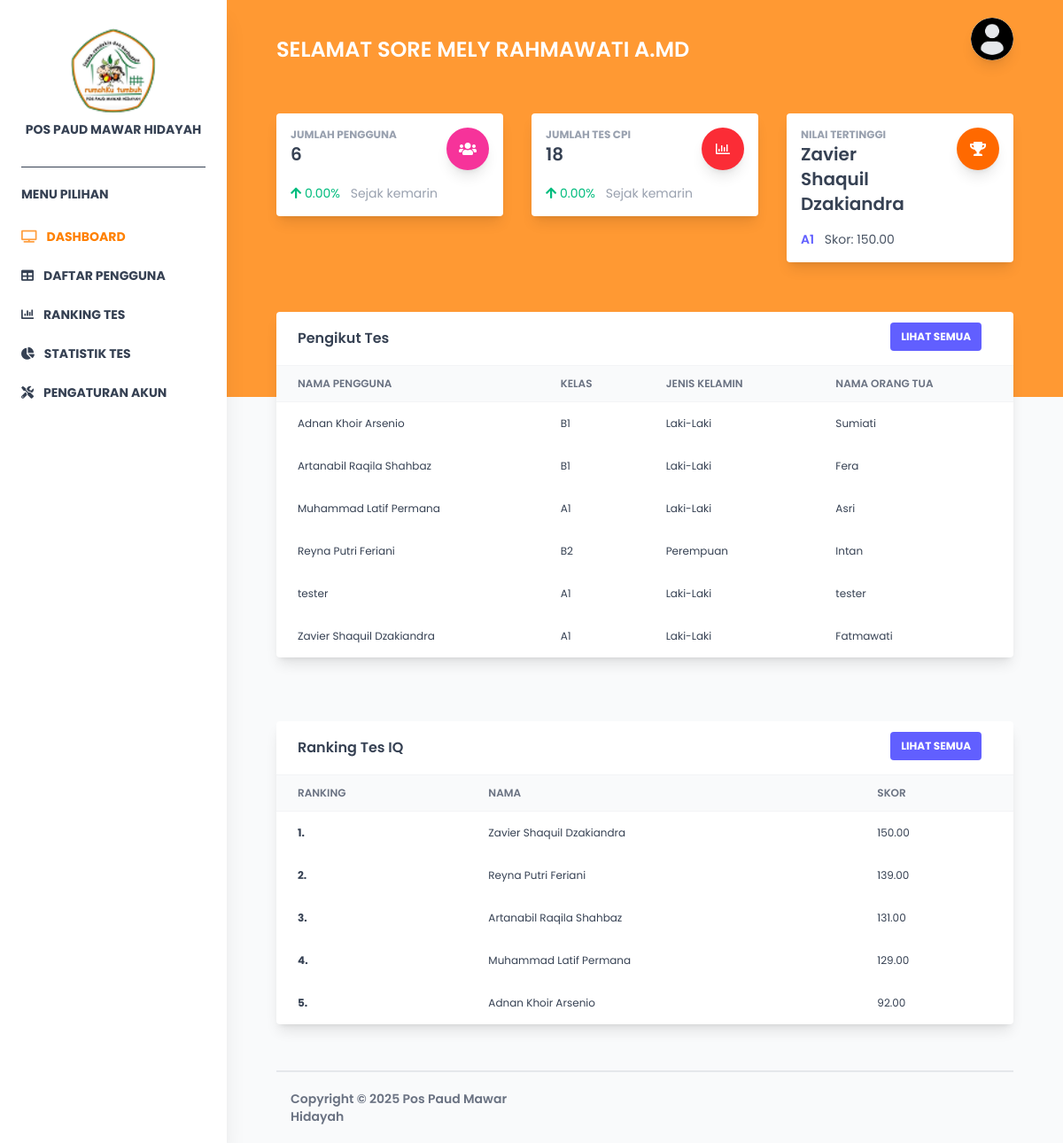
Page /pages/admin/dashboard.php (signed in) on the committed database.
### tables this page shows
CREATE TABLE `pengguna_detail` (
  `user_id` int NOT NULL,
  `nama_anak` varchar(50) NOT NULL,
  `kelas` enum('A1','B1','B2') NOT NULL,
  `jenis_kelamin` enum('Laki-Laki','Perempuan') NOT NULL,
  `nama_orangtua` varchar(50) NOT NULL,
  `nomor_telepon` varchar(25) NOT NULL,
  `created_at` datetime DEFAULT CURRENT_TIMESTAMP
);

### config/config.php (called while the page is built, shortened)
<?php
function getGreeting()
{
    $hour = date('H');
    if ($hour >= 5 && $hour < 11) {
        return "Selamat Pagi";
    } elseif ($hour >= 11 && $hour < 15) {
        return "Selamat Siang";
    } elseif ($hour >= 15 && $hour < 18) {
        return "Selamat Sore";
    } else {
        return "Selamat Malam";
    }
}
function getJumlahPengguna($connect)
{
    $result = mysqli_query($connect, "SELECT COUNT(*) as total FROM pengguna_detail");
    $data = mysqli_fetch_assoc($result);
    return $data['total'];
}
function getPenggunaBaruHariIni($connect)
{
    $hari_ini = date('Y-m-d');
    $result = mysqli_query($connect, "SELECT COUNT(*) as total FROM pengguna_detail WHERE DATE(created_at) = '$hari_ini'");
    $data = mysqli_fetch_assoc($result);
    return $data['total'];
}
function hitungPersentasePengguna($jumlah_total, $jumlah_baru)
{
    $jumlah_lama = $jumlah_total - $jumlah_baru;
    return $jumlah_lama > 0 ? ($jumlah_baru / $jumlah_lama) * 100 : 100;
}
function getStatTesCPI($connect)
{
    $today = date('Y-m-d');
    $yesterday = date('Y-m-d', strtotime('-1 day'));
    $result_today = mysqli_query($connect, "SELECT COUNT(*) as total FROM hasil_cpi WHERE DATE(tanggal_tes) = '$today'");
    $result_yesterday = mysqli_query($connect, "SELECT COUNT(*) as total FROM hasil_cpi WHERE DATE(tanggal_tes) = '$yesterday'");
    $result_total = mysqli_query($connect, "SELECT COUNT(*) as total FROM hasil_cpi");
    $total_yesterday = mysqli_fetch_assoc($result_yesterday)['total'];
    $total_all = mysqli_fetch_assoc($result_total)['total'];
    $persentase = 0;
    $ikon = 'fa-arrow-up';
    $warna = 'text-emerald-500';
    return [
        'jumlah_tes' => $total_all,
        'persentase' => $persentase,
        'ikon' => $ikon,
        'warna' => $warna
    ];
}
function getPengikutTes($connect)
{
    return mysqli_query($connect, "SELECT nama_anak, kelas, jenis_kelamin, nama_orangtua FROM pengguna_detail ORDER BY nama_anak ASC");
}
function getRankingTertinggi($connect, $limit = 5)
{
    $query = "
    SELECT pd.nama_anak, pd.kelas, pd.jenis_kelamin, hc.nilai_cpi
    FROM hasil_cpi hc
    INNER JOIN (
        SELECT user_id, MAX(tanggal_tes) as latest
        FROM hasil_cpi
        GROUP BY user_id
    ) latest_hc ON hc.user_id = latest_hc.user_id AND hc.tanggal_tes = latest_hc.latest
    INNER JOIN pengguna_detail pd ON pd.user_id = hc.user_id
    ORDER BY hc.nilai_cpi DESC
    LIMIT $limit";
    return mysqli_query($connect, $query);
}
function getNilaiTertinggi($connect)
{
    $query = "
    SELECT pd.nama_anak, pd.kelas, hc.nilai_cpi
    FROM hasil_cpi hc
    INNER JOIN (
    SELECT user_id, MAX(tanggal_tes) AS latest
    FROM hasil_cpi
    GROUP BY user_id
    ) latest_hc ON hc.user_id = latest_hc.user_id AND hc.tanggal_tes = latest_hc.latest
    INNER JOIN pengguna_detail pd ON pd.user_id = hc.user_id
    ORDER BY hc.nilai_cpi DESC
    LIMIT 1 ";
    $result = mysqli_query($connect, $query);
    return mysqli_fetch_assoc($result);
}

### pages/admin/dashboard.php (the view, shortened to what this page needs)
<?php
include '../../config/config.php';
$pengguna = $_SESSION['admin'];
$greeting = getGreeting();
$jumlah_pengguna = getJumlahPengguna($connect);
$pengguna_baru = getPenggunaBaruHariIni($connect);
$persentase = hitungPersentasePengguna($jumlah_pengguna, $pengguna_baru);
$ikon_tren = $persentase >= 0 ? 'fa-arrow-up' : 'fa-arrow-down';
$warna_tren = $persentase >= 0 ? 'text-emerald-500' : 'text-orange-500';
$tes = getStatTesCPI($connect);
$jumlah_tes = $tes['jumlah_tes'];
$persentase_tes = $tes['persentase'];
$ikon_tes = $tes['ikon'];
$warna_tes = $tes['warna'];
$query_pengikut = getPengikutTes($connect);
$query_ranking = getRankingTertinggi($connect);
$data_tertinggi = getNilaiTertinggi($connect);
?>
<!DOCTYPE html>
<html>
<head>
  <link rel="stylesheet" href="https://cdnjs.cloudflare.com/ajax/libs/Chart.js/2.9.3/Chart.min.css" />
  <link rel="stylesheet" href="../../assets/vendor/@fortawesome/fontawesome-free/css/all.min.css" />
  <link rel="stylesheet" href="../../src/styles/style.css" />
</head>
<body class="font-[poppins] text-gray-700 antialiased">
  <div id="root">
    <?php include '../../components/admin/Navbar.php'; ?>
    <div class="relative md:ml-64 bg-gray-50">
      <nav class="absolute top-0 left-0 w-full z-10 bg-transparent md:flex-row md:flex-nowrap md:justify-start flex items-center p-4">
        <div class="w-full mx-autp items-center flex justify-between md:flex-nowrap flex-wrap md:px-10 px-4">
          <a class="text-white text-2xl uppercase hidden lg:inline-block font-semibold mt-6"> <?= $greeting ?> <?= htmlspecialchars($pengguna['nama_admin']) ?></a>
          <?php include '../../components/admin/Profile.php'; ?>
        </div>
      </nav>
      <div class="relative bg-secondary-400 md:pt-32 pb-32 pt-12">
        <div class="px-4 md:px-10 mx-auto w-full">
          <div>
            <div class="flex flex-wrap justify-center gap-y-4">
              <div class="w-full lg:w-4/12 px-4">
                <div class="relative flex flex-col min-w-0 break-words bg-white rounded mb-6 shadow-lg">
                  <div class="flex-auto p-4">
                    <div class="flex flex-wrap">
                      <div class="relative w-full pr-4 max-w-full flex-grow flex-1">
                        <h5 class="text-gray-400 uppercase font-bold text-xs">Jumlah Pengguna</h5>
                        <span class="font-semibold text-xl text-gray-700"><?= $jumlah_pengguna ?></span>
                      </div>
                      <div class="relative w-auto pl-4 flex-initial">
                        <div class="text-white p-3 text-center inline-flex items-center justify-center w-12 h-12 shadow-lg rounded-full bg-pink-500">
                          <i class="fas fa-users"></i>
                        </div>
                      </div>
                    </div>
                    <p class="text-sm text-gray-400 mt-4">
                      <span class="<?= $warna_tren ?> mr-2">
                        <i class="fas <?= $ikon_tren ?>"></i>
                        <?= number_format($persentase, 2) ?>%
                      </span>
                      <span class="whitespace-nowrap"> Sejak kemarin </span>
                    </p>
                  </div>
                </div>
              </div>
              <div class="w-full lg:w-4/12 px-4">
                <div class="relative flex flex-col min-w-0 break-words bg-white rounded mb-6 shadow-lg">
                  <div class="flex-auto p-4">
                    <div class="flex flex-wrap">
                      <div class="relative w-full pr-4 max-w-full flex-grow flex-1">
                        <h5 class="text-gray-400 uppercase font-bold text-xs">Jumlah Tes CPI</h5>
                        <span class="font-semibold text-xl text-gray-700"><?= $jumlah_tes ?></span>
                      </div>
                      <div class="relative w-auto pl-4 flex-initial">
                        <div class="text-white p-3 text-center inline-flex items-center justify-center w-12 h-12 shadow-lg rounded-full bg-red-500">
                          <i class="far fa-chart-bar"></i>
                        </div>
                      </div>
                    </div>
                    <p class="text-sm text-gray-400 mt-4">
                      <span class="<?= $warna_tes ?> mr-2">
                        <i class="fas <?= $ikon_tes ?>"></i>
                        <?= number_format($persentase_tes, 2) ?>%
                      </span>
                      <span class="whitespace-nowrap"> Sejak kemarin </span>
                    </p>
                  </div>
                </div>
              </div>
              <div class="w-full lg:w-4/12 px-4">
                <div class="relative flex flex-col min-w-0 break-words bg-white rounded mb-6 shadow-lg">
                  <div class="flex-auto p-4">
                    <div class="flex flex-wrap">
                      <div class="relative w-full pr-4 max-w-full flex-grow flex-1">
                        <h5 class="text-gray-400 uppercase font-bold text-xs">Nilai Tertinggi</h5>
                        <span class="font-semibold text-xl text-gray-700">
                          <?= htmlspecialchars($data_tertinggi['nama_anak'] ?? '-') ?>
                        </span>
                      </div>
                      <div class="relative w-auto pl-4 flex-initial">
                        <div class="text-white p-3 text-center inline-flex items-center justify-center w-12 h-12 shadow-lg rounded-full bg-orange-500">
                          <i class="fas fa-trophy"></i>
                        </div>
                      </div>
                    </div>
                    <p class="text-sm text-gray-400 mt-4">
                      <span class="text-indigo-500 font-semibold"><?= htmlspecialchars($data_tertinggi['kelas'] ?? '-') ?></span>
                      <span class="ml-2 text-gray-600">Skor: <?= $data_tertinggi['nilai_cpi'] ?? '-' ?></span>
                    </p>
                  </div>
                </div>
              </div>
            </div>
          </div>
        </div>
      </div>
      <div class="px-4 md:px-10 mx-auto w-full -m-24">
        <div class="flex flex-wrap mb-3">
          <div class="w-full xl:w-8/12 mb-12 xl:mb-0 px-4">
            <div class="relative flex flex-col min-w-0 break-words bg-white w-full mb-6 shadow-lg rounded">
              <div class="rounded-t mb-0 px-4 py-3 border-0">
                <div class="flex flex-wrap items-center">
                  <div class="relative w-full px-2 max-w-full flex-grow flex-1">
                    <h3 class="font-semibold text-base text-gray-700">Pengikut Tes</h3>
                  </div>
                  <div class="relative w-full px-4 max-w-full flex-grow flex-1 text-right">
                    <button class="bg-indigo-500 text-white active:bg-indigo-600 text-xs font-bold uppercase px-3 py-2 rounded outline-none focus:outline-none mr-1 mb-1 ease-linear transition-all duration-150" type="button">
                      <a href="daftar_pengguna.php">Lihat Semua</a>
                    </button>
                  </div>
                </div>
              </div>
              <div class="block w-full overflow-x-auto">
                <table class="items-center w-full bg-transparent border-collapse">
                  <thead>
                    <tr>
                      <th class="px-6 bg-gray-50 text-gray-500 align-middle border border-solid border-gray-100 py-3 text-xs uppercase border-l-0 border-r-0 whitespace-nowrap font-semibold text-left">
                        Nama Pengguna
                      </th>
                      <th class="px-6 bg-gray-50 text-gray-500 align-middle border border-solid border-gray-100 py-3 text-xs uppercase border-l-0 border-r-0 whitespace-nowrap font-semibold text-left">
                        Kelas
                      </th>
                      <th class="px-6 bg-gray-50 text-gray-500 align-middle border border-solid border-gray-100 py-3 text-xs uppercase border-l-0 border-r-0 whitespace-nowrap font-semibold text-left">
                        Jenis Kelamin
                      </th>
                      <th class="px-6 bg-gray-50 text-gray-500 align-middle border border-solid border-gray-100 py-3 text-xs uppercase border-l-0 border-r-0 whitespace-nowrap font-semibold text-left">
                        Nama Orang Tua
                      </th>
                    </tr>
                  </thead>
                  <tbody>
                    <?php while ($pengikut = mysqli_fetch_assoc($query_pengikut)) : ?>
                      <tr>
                        <td class="border-t-0 px-6 align-middle border-l-0 border-r-0 text-xs whitespace-nowrap p-4 text-left">
                          <?= htmlspecialchars($pengikut['nama_anak']) ?>
                        </td>
                        <td class="border-t-0 px-6 align-middle border-l-0 border-r-0 text-xs whitespace-nowrap p-4">
                          <?= htmlspecialchars($pengikut['kelas']) ?>
                        </td>
                        <td class="border-t-0 px-6 align-middle border-l-0 border-r-0 text-xs whitespace-nowrap p-4">
                          <?= htmlspecialchars($pengikut['jenis_kelamin']) ?>
                        </td>
                        <td class="border-t-0 px-6 align-middle border-l-0 border-r-0 text-xs whitespace-nowrap p-4">
                          <?= htmlspecialchars($pengikut['nama_orangtua']) ?>
                        </td>
                      </tr>
                    <?php endwhile; ?>
                  </tbody>
                </table>
              </div>
            </div>
          </div>
          <div class="w-full xl:w-4/12 px-4">
            <div class="relative flex flex-col min-w-0 break-words bg-white w-full mb-6 shadow-lg rounded">
              <div class="rounded-t mb-0 px-4 py-3 border-0">
                <div class="flex flex-wrap items-center">
                  <div class="relative w-full px-2 max-w-full flex-grow flex-1">
                    <h3 class="font-semibold text-base text-gray-700">Ranking Tes IQ</h3>
                  </div>
                  <div class="relative w-full px-4 max-w-full flex-grow flex-1 text-right">
                    <button class="bg-indigo-500 text-white active:bg-indigo-600 text-xs font-bold uppercase px-3 py-2 rounded outline-none focus:outline-none mr-1 mb-1 ease-linear transition-all duration-150" type="button">
                      <a href="ranking_tes.php">Lihat Semua</a>
                    </button>
                  </div>
                </div>
              </div>
              <div class="block w-full overflow-x-auto">
                <table class="items-center w-full bg-transparent border-collapse">
                  <thead class="thead-light">
                    <tr>
                      <th class="px-6 bg-gray-50 text-gray-500 align-middle border border-solid border-gray-100 py-3 text-xs uppercase border-l-0 border-r-0 whitespace-nowrap font-semibold text-left">
                        Ranking
                      </th>
                      <th class="px-6 bg-gray-50 text-gray-500 align-middle border border-solid border-gray-100 py-3 text-xs uppercase border-l-0 border-r-0 whitespace-nowrap font-semibold text-left">
                        Nama
                      </th>
                      <th class="px-6 bg-gray-50 text-gray-500 align-middle border border-solid border-gray-100 py-3 text-xs uppercase border-l-0 border-r-0 whitespace-nowrap font-semibold text-left">
                        Skor
                      </th>
                    </tr>
                  </thead>
                  <tbody>
                    <?php
                    $rank = 1;
                    while ($data = mysqli_fetch_assoc($query_ranking)) :
                    ?>
                      <tr>
                        <td class="border-t-0 px-6 align-middle border-l-0 border-r-0 text-xs whitespace-nowrap p-2">
                          <div class="flex items-center">
                            <span class="mr-2 font-bold"><?= $rank ?>.</span>
                          </div>
                        </td>
                        <td class="border-t-0 px-6 align-middle border-l-0 border-r-0 text-xs whitespace-nowrap p-4 text-left">
                          <?= htmlspecialchars($data['nama_anak']) ?>
                        </td>
                        <td class="border-t-0 px-6 align-middle border-l-0 border-r-0 text-xs whitespace-nowrap p-4">
                          <?= $data['nilai_cpi'] ?>
                        </td>
                      </tr>
                    <?php $rank++;
                    endwhile; ?>
                  </tbody>
                </table>
              </div>
            </div>
          </div>
        </div>
        <?php include '../../components/admin/footer.php'; ?>
      </div>
    </div>
  </div>
</body>
</html>

### rows in the picture
pengguna_detail: nama_anak "Adnan Khoir Arsenio", kelas "B1", jenis_kelamin "Laki-Laki", nama_orangtua "Sumiati"
pengguna_detail: nama_anak "Artanabil Raqila Shahbaz", kelas "B1", jenis_kelamin "Laki-Laki", nama_orangtua "Fera"
pengguna_detail: nama_anak "Muhammad Latif Permana", kelas "A1", jenis_kelamin "Laki-Laki", nama_orangtua "Asri"
pengguna_detail: nama_anak "Reyna Putri Feriani", kelas "B2", jenis_kelamin "Perempuan", nama_orangtua "Intan"
pengguna_detail: nama_anak "tester", kelas "A1", jenis_kelamin "Laki-Laki", nama_orangtua "tester"
pengguna_detail: nama_anak "Zavier Shaquil Dzakiandra", kelas "A1", jenis_kelamin "Laki-Laki", nama_orangtua "Fatmawati"

### other values in the picture
$greeting "SELAMAT SORE"
$pengguna['nama_admin'] "MELY RAHMAWATI A.MD"
$jumlah_pengguna "6"
$persentase "0.00"
$jumlah_tes "18"
$persentase_tes "0.00"
$data_tertinggi['nama_anak'] "Zavier Shaquil Dzakiandra"
$data_tertinggi['kelas'] "A1"
$data_tertinggi['nilai_cpi'] "150.00"
$data['nama_anak'] "Zavier Shaquil Dzakiandra"
$data['nilai_cpi'] "150.00"
$data['nama_anak'] "Reyna Putri Feriani"
$data['nilai_cpi'] "139.00"
$data['nama_anak'] "Artanabil Raqila Shahbaz"
$data['nilai_cpi'] "131.00"
